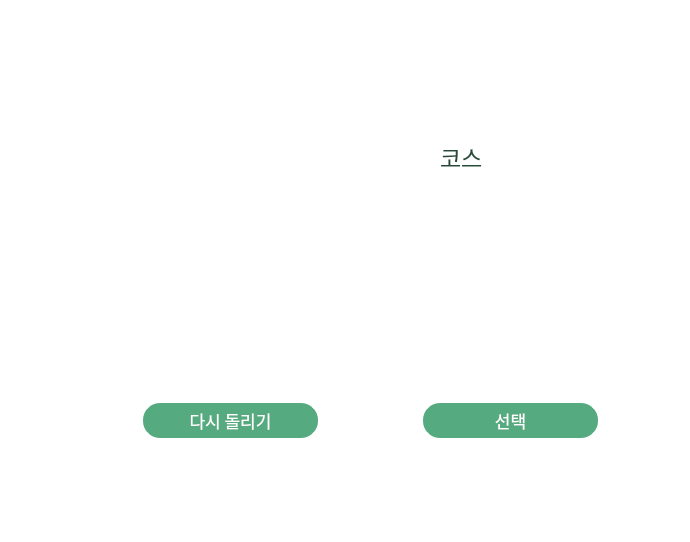
<?xml version="1.0" encoding="UTF-8"?>
<ui version="4.0">
 <class>Form</class>
 <widget class="QWidget" name="Form">
  <property name="geometry">
   <rect>
    <x>0</x>
    <y>0</y>
    <width>690</width>
    <height>542</height>
   </rect>
  </property>
  <property name="windowTitle">
   <string>무작위프로그램</string>
  </property>
  <property name="windowIcon">
   <iconset>
    <normaloff>good.png</normaloff>good.png</iconset>
  </property>
  <property name="styleSheet">
   <string notr="true">background-color:rgb(255, 255, 255);
selection-background-color:rgb(232, 255, 208);
font: 75 9pt &quot;나눔스퀘어라운드 Bold&quot;;</string>
  </property>
  <widget class="QPushButton" name="button3">
   <property name="geometry">
    <rect>
     <x>420</x>
     <y>400</y>
     <width>181</width>
     <height>41</height>
    </rect>
   </property>
   <property name="sizePolicy">
    <sizepolicy hsizetype="Minimum" vsizetype="Maximum">
     <horstretch>0</horstretch>
     <verstretch>0</verstretch>
    </sizepolicy>
   </property>
   <property name="font">
    <font>
     <family>KoPub돋움체 Bold</family>
     <pointsize>13</pointsize>
     <weight>50</weight>
     <italic>false</italic>
     <bold>false</bold>
     <kerning>true</kerning>
    </font>
   </property>
   <property name="focusPolicy">
    <enum>Qt::TabFocus</enum>
   </property>
   <property name="toolTip">
    <string/>
   </property>
   <property name="whatsThis">
    <string>&lt;html&gt;&lt;head/&gt;&lt;body&gt;&lt;p&gt;ㅏㅓㅓㅓㅓㅓㅓㅓㅓㅓㅓㅓ&lt;/p&gt;&lt;/body&gt;&lt;/html&gt;</string>
   </property>
   <property name="layoutDirection">
    <enum>Qt::LeftToRight</enum>
   </property>
   <property name="autoFillBackground">
    <bool>false</bool>
   </property>
   <property name="styleSheet">
    <string notr="true">background-color:rgb(85, 170, 127);
font: 75 13pt &quot;KoPub돋움체 Bold&quot;;
font: rgb(255, 255, 255);
border-color: rgb(255, 255, 255);
border-width: 3px;
border-style: solid;
border-radius: 20px;
color:rgb(255, 255, 255);</string>
   </property>
   <property name="text">
    <string>선택</string>
   </property>
  </widget>
  <widget class="QPushButton" name="button1">
   <property name="geometry">
    <rect>
     <x>140</x>
     <y>400</y>
     <width>181</width>
     <height>41</height>
    </rect>
   </property>
   <property name="sizePolicy">
    <sizepolicy hsizetype="Minimum" vsizetype="Maximum">
     <horstretch>0</horstretch>
     <verstretch>0</verstretch>
    </sizepolicy>
   </property>
   <property name="font">
    <font>
     <family>KoPub돋움체 Bold</family>
     <pointsize>13</pointsize>
     <weight>50</weight>
     <italic>false</italic>
     <bold>false</bold>
     <kerning>true</kerning>
    </font>
   </property>
   <property name="focusPolicy">
    <enum>Qt::TabFocus</enum>
   </property>
   <property name="toolTip">
    <string/>
   </property>
   <property name="whatsThis">
    <string>&lt;html&gt;&lt;head/&gt;&lt;body&gt;&lt;p&gt;ㅏㅓㅓㅓㅓㅓㅓㅓㅓㅓㅓㅓ&lt;/p&gt;&lt;/body&gt;&lt;/html&gt;</string>
   </property>
   <property name="layoutDirection">
    <enum>Qt::LeftToRight</enum>
   </property>
   <property name="autoFillBackground">
    <bool>false</bool>
   </property>
   <property name="styleSheet">
    <string notr="true">background-color:rgb(85, 170, 127);
font: 75 13pt&quot;KoPub돋움체 Bold&quot;;
font: rgb(255, 255, 255);
border-color: rgb(255, 255, 255);
border-width: 3px;
border-style: solid;
border-radius: 20px;
color:rgb(255, 255, 255);</string>
   </property>
   <property name="text">
    <string>다시 돌리기</string>
   </property>
  </widget>
  <widget class="QLabel" name="label_img">
   <property name="geometry">
    <rect>
     <x>115</x>
     <y>120</y>
     <width>241</width>
     <height>231</height>
    </rect>
   </property>
   <property name="styleSheet">
    <string notr="true">background-color: rgb(255, 255, 255);</string>
   </property>
   <property name="text">
    <string/>
   </property>
   <property name="textFormat">
    <enum>Qt::MarkdownText</enum>
   </property>
   <property name="pixmap">
    <pixmap>Fotoram.io.png</pixmap>
   </property>
   <property name="scaledContents">
    <bool>true</bool>
   </property>
  </widget>
  <widget class="QWidget" name="verticalLayoutWidget">
   <property name="geometry">
    <rect>
     <x>440</x>
     <y>130</y>
     <width>221</width>
     <height>231</height>
    </rect>
   </property>
   <layout class="QVBoxLayout" name="verticalLayout">
    <item>
     <widget class="QLabel" name="label_2">
      <property name="font">
       <font>
        <family>나눔스퀘어라운드 Bold</family>
        <pointsize>17</pointsize>
        <weight>9</weight>
        <italic>false</italic>
        <bold>false</bold>
       </font>
      </property>
      <property name="styleSheet">
       <string notr="true">font: 75 17pt &quot;나눔스퀘어라운드 Bold&quot;;
color: rgb(37, 74, 55);

background-color: rgba(255, 255, 255, 0);</string>
      </property>
      <property name="text">
       <string>코스</string>
      </property>
     </widget>
    </item>
    <item>
     <widget class="QLabel" name="numl">
      <property name="font">
       <font>
        <family>나눔스퀘어라운드 Bold</family>
        <pointsize>14</pointsize>
        <weight>9</weight>
        <italic>false</italic>
        <bold>false</bold>
       </font>
      </property>
      <property name="styleSheet">
       <string notr="true">font: 75 14pt &quot;나눔스퀘어라운드 Bold&quot;;
color: rgb(55, 111, 82);

background-color: rgba(255, 255, 255, 0);</string>
      </property>
      <property name="text">
       <string/>
      </property>
      <property name="alignment">
       <set>Qt::AlignJustify|Qt::AlignVCenter</set>
      </property>
     </widget>
    </item>
    <item>
     <widget class="QLabel" name="label_txt">
      <property name="styleSheet">
       <string notr="true">font: 75 14pt &quot;나눔스퀘어라운드 Bold&quot;;
color: rgb(55, 111, 82);

background-color: rgba(255, 255, 255, 0);</string>
      </property>
      <property name="text">
       <string/>
      </property>
     </widget>
    </item>
    <item>
     <widget class="QLabel" name="label">
      <property name="styleSheet">
       <string notr="true">font: 75 16pt &quot;나눔스퀘어라운드 Bold&quot;;
color: rgb(37, 74, 55);

background-color: rgba(255, 255, 255, 0);</string>
      </property>
      <property name="text">
       <string/>
      </property>
     </widget>
    </item>
   </layout>
  </widget>
  <widget class="QWidget" name="horizontalLayoutWidget">
   <property name="geometry">
    <rect>
     <x>530</x>
     <y>470</y>
     <width>160</width>
     <height>80</height>
    </rect>
   </property>
   <layout class="QHBoxLayout" name="horizontalLayout">
    <item>
     <widget class="QPushButton" name="button_main">
      <property name="styleSheet">
       <string notr="true">border-width: 5px;
border-radius: 25px;
border-style: solid;
font: 75 8pt &quot;나눔스퀘어라운드 Bold&quot;;</string>
      </property>
      <property name="text">
       <string/>
      </property>
      <property name="icon">
       <iconset>
        <normaloff>house.png</normaloff>house.png</iconset>
      </property>
      <property name="iconSize">
       <size>
        <width>14</width>
        <height>14</height>
       </size>
      </property>
     </widget>
    </item>
    <item>
     <widget class="QPushButton" name="button_close">
      <property name="styleSheet">
       <string notr="true">border-width: 5px;
border-radius: 25px;
border-style: solid;
font: 75 8pt &quot;나눔스퀘어라운드 Bold&quot;;</string>
      </property>
      <property name="text">
       <string/>
      </property>
      <property name="icon">
       <iconset>
        <normaloff>turn-off.png</normaloff>turn-off.png</iconset>
      </property>
      <property name="iconSize">
       <size>
        <width>14</width>
        <height>14</height>
       </size>
      </property>
     </widget>
    </item>
   </layout>
  </widget>
 </widget>
 <resources/>
 <connections/>
</ui>
